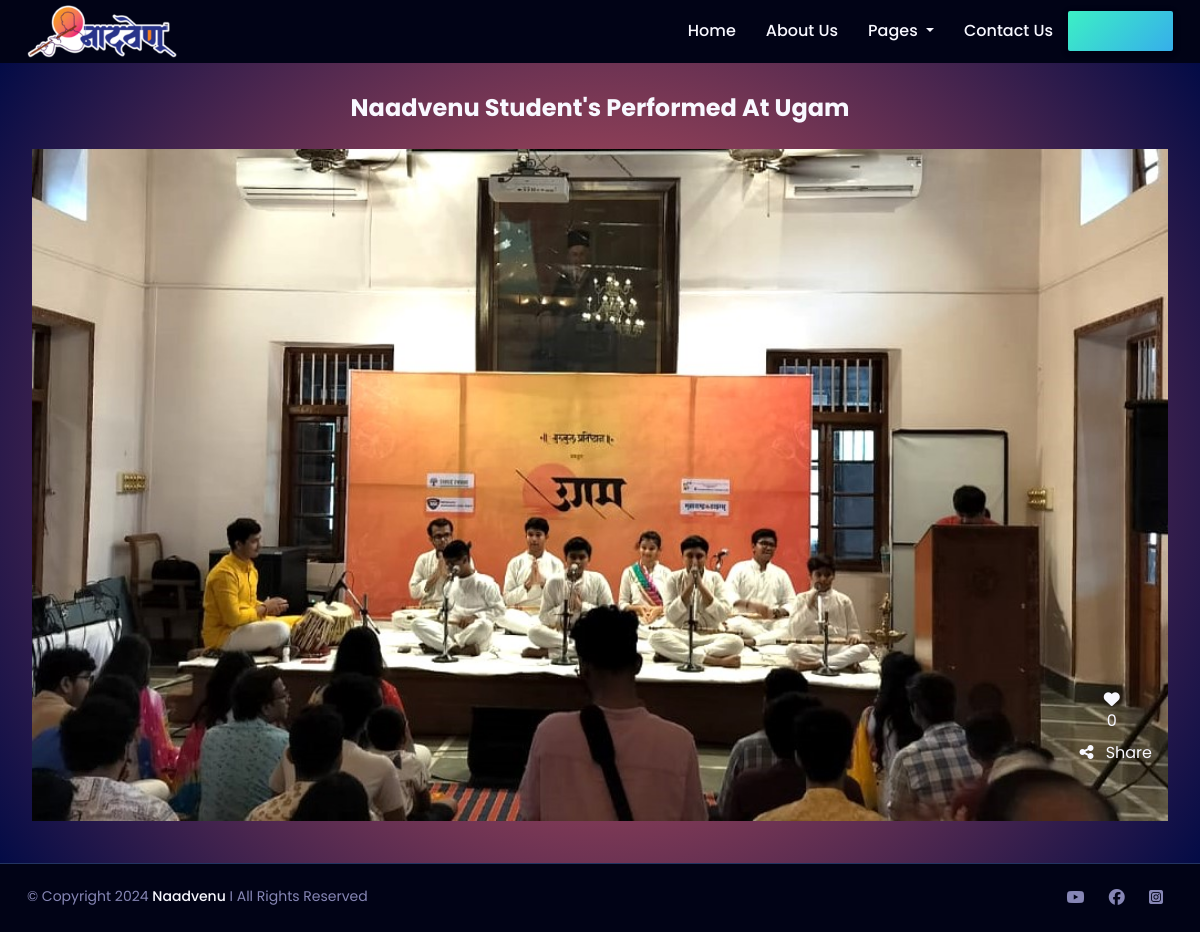
/gallery/naadvenu-students-performed-at-ugam-06-03-2024-17-56/, run on the app's committed database.
### pages/models.py (models this page shows, shortened)
class Gallery(models.Model):
    MEDIA_CHOICES = (
        ('image', 'Image'),
        ('video', 'Video'),
    )
    title = models.CharField(max_length=100)
    media_type = models.CharField(max_length=10, choices=MEDIA_CHOICES, default='image')
    file = models.FileField(upload_to='uploads/gallery/')
    date_of_event = models.DateField(null=True, blank=True)
    uploaded_at = models.DateTimeField(default=timezone.now)
    uploaded_by = models.ForeignKey(User, on_delete=models.CASCADE)
    share_count = models.IntegerField(default=0)
    slug = models.SlugField(unique=True, max_length=255, null=True, blank=True)
    @property
    def like_count(self):
        return self.users_liked.count()
    users_liked = models.ManyToManyField(User, blank=True,  related_name='liked_posts')

### pages/views.py (the view)
# urls.py: path('gallery/<slug:slug>/', views.galleryitem, name='gallery-item'),
def galleryitem(request, slug):
    item = get_object_or_404(Gallery, slug=slug)
    return render(request, 'pages/gallery-item.html', {'item': item})

### pages/templates/pages/gallery-item.html (shortened to what this page needs)
{% extends "base.html" %} {% block title %} {{ item.title }} - Naadvenu {% endblock title %} {% block page_content %}
<div class="gallery-container">
    <div class="title">
        <p>{{ item.title|title }}</p>
    </div>
    <div class="container-fluid">
        <div class="img-item">
            <div class="img-wrapper">
                {% if item.media_type == 'image' %}
                <img id="galleryImage" src="{{ item.file.url }}" class="img-responsive" data-image-url="{{ item.file.url }}" data-bs-toggle="modal" data-bs-target="#lightboxModal"> {% elif item.media_type == 'video' %}
                <video controls class="vid" style="width:100% !important;">
                        <source src="{{ item.file.url }}" type="video/mp4">
                        Your browser does not support the video tag.
                    </video> {% endif %}
                <div class="like-share-container">
                    <i class="fa-solid fa-heart like-icon mx-2"></i>{{ item.like_count }}
                    <a href="#" target="_blank" class="btn btn-link share-button">
                        <i class="fa fa-share-alt mx-2"></i> Share
                    </a>
                </div>
            </div>
        </div>
    </div>
</div>
{% endblock page_content %}

### data on the page
Gallery: title "Naadvenu Student's Performed At Ugam", file (picture), like_count "0"
